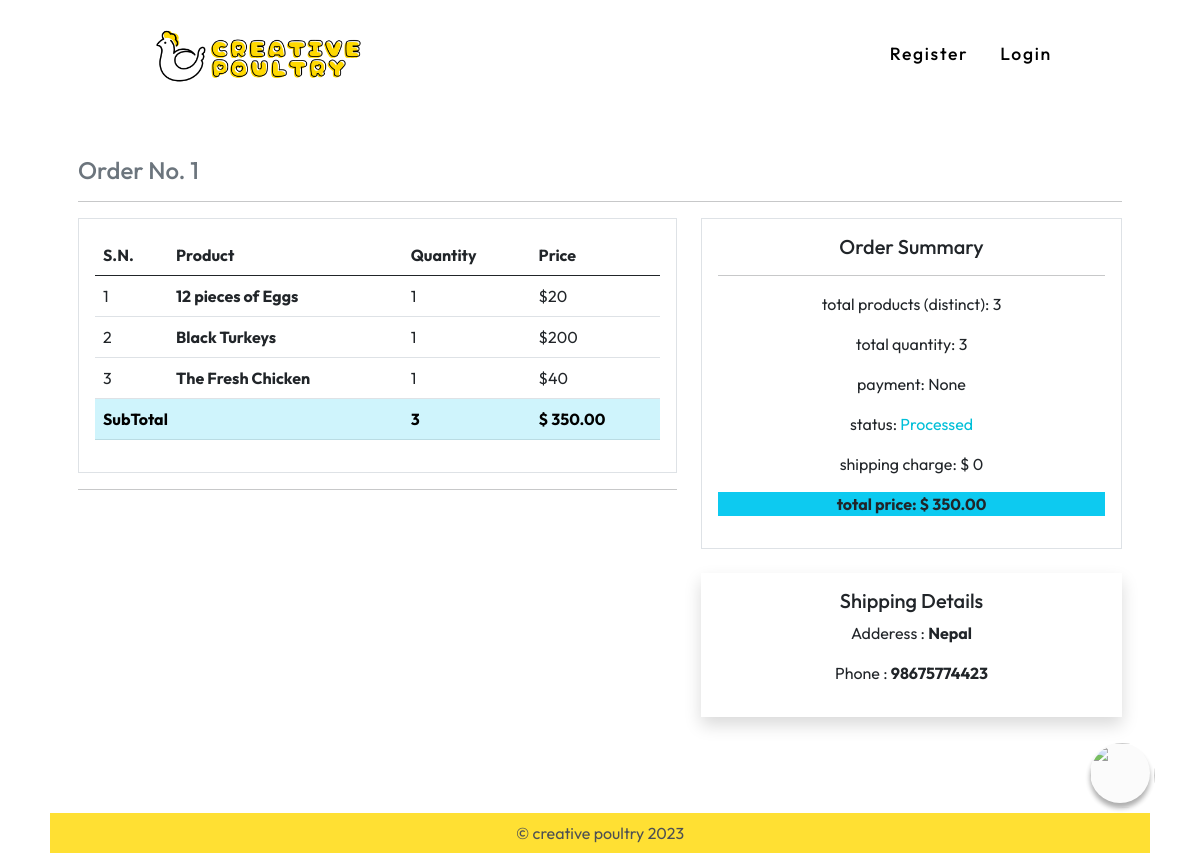
The page /order/1/details on the database its author committed.
### order/models.py (models this page shows, shortened)
class Order(models.Model):
    ORDER_STATUSES = [('Submitted','Submitted'),
                      ('Processed','Processed'),
                      ('Shipped','Shipped'),
                      ('Denied','Denied'),
                      ('Cancelled','Cancelled'),]
    user = models.ForeignKey(User, on_delete=models.CASCADE)
    created_at = models.DateTimeField(auto_now_add=True)
    total_price = models.DecimalField(max_digits=8, decimal_places=2)
    address = models.CharField(max_length=255)
    phone = models.CharField(max_length=20)
    payment_method = models.CharField(max_length=20, null=True)
    status = models.CharField(max_length = 20, choices=ORDER_STATUSES, default='Submitted')
    shippingcharge = models.IntegerField(default=0, null=True)
    promo_code = models.ForeignKey(PromoCode, null=True, blank=True, on_delete=models.SET_NULL)
    discount = models.DecimalField(max_digits=8, decimal_places=2, null=True)
    @property
    def gettotalprice(self):
        from decimal import Decimal
        if self.promo_code:
            discount_percentage = Decimal(self.promo_code.discount_percentage)
            total_price = Decimal(self.total_price)
            discounted_amount = float(total_price - (total_price * (discount_percentage / 100)))
            return discounted_amount
        return Decimal(self.total_price)
    @property
    def alltotalprice(self):
        return self.gettotalprice + int(self.shippingcharge)
    @property
    def get_quantity(self):
        total = sum(item.quantity for item in OrderItem.objects.filter(order=self.id))
        return str(round(total))

class OrderItem(models.Model):
    order = models.ForeignKey(Order, on_delete=models.CASCADE)
    product = models.ForeignKey(Product, on_delete=models.CASCADE, null=True)
    quantity = models.IntegerField(default=1)
    price = models.IntegerField(null=False, default=0)

### product/models.py (models this page shows, shortened)
class Product(models.Model):
    category = models.ForeignKey(Category, on_delete=models.CASCADE)
    creator = models.ForeignKey(User, on_delete=models.CASCADE)
    name = models.CharField(max_length=100, null=False)
    desc = models.TextField(null=False)
    price = models.IntegerField(default=0, null=False)
    discount = models.IntegerField(default=0, null=False)
    image = models.ImageField(upload_to='product_images', null=False)
    stock_quantity = models.PositiveIntegerField(default=0, null=False)

### order/views.py (the view, shortened to what this page needs)
# urls.py: path('<id>/details',orderDetail,name='details'),
def orderDetail(request,id):
    order = Order.objects.get(id=id)
    orderitems = OrderItem.objects.filter(order=order)
    return render(request, 'order/order-detail.html',{'order':order,'orderitems':orderitems})

### product/category_nav.py (called while the page is built)
def navbar(request):
    cartcount =0
    if not request.user.is_anonymous and request.user.is_customer :
        cart = Cart.objects.get(user=request.user)
        cartcount = CartItem.objects.filter(cart=cart).count()
    cats = Category.objects.all()
    return {'categories': cats,'cartcount':cartcount}

### templates/order/order-detail.html (shortened to what this page needs)
{% extends 'base.html' %}
{% block bodyblock %}
<div class="container p-5">
    <h4 class="text-secondary mb-3">Order No. {{order.id}}</h4>
    <hr>
    <div class="row">
        <div class="col-md-7">
            <div class="border p-3">
                <table class="table ">
                    <thead>
                      <tr>
                        <th scope="col">S.N.</th>
                        <th scope="col">Product</th>
                        <th scope="col">Quantity</th>
                        <th scope="col">Price</th>
                      </tr>
                    </thead>
                    <tbody>
            {% for i in orderitems %}
                      <tr>
                        <td scope="row">{{forloop.counter}}</td>
                        <th>{{i.product.name}}</th>
                        <td>{{i.quantity}} </td>
                        <td>${{i.product.price}}</td>
                      </tr>
              {% endfor %}
              <tr class="table-info">
                <th colspan="2">SubTotal</th>
                <th> {{order.get_quantity}} </th>
                <th>$ {{order.total_price}}</th>
              </tr>
                    </tbody>
                  </table>
            </div>
            <hr>
        </div>
        <div class="col-md-5">
            <div class="border p-3 text-center mb-4">
                <h5 class="text-center">Order Summary</h5>
                <hr>
                <p>total products (distinct): {{orderitems|length}} </p>
                <p>total quantity: {{order.get_quantity}} </p>
                <p>payment: <span >{{order.payment_method}}</span></p>
                <p class="">status:  <span class="text-primary">{{order.status}}</span></p>
                  {% if order.status == 'Submitted' %}
                  <p class="">shipping charge:  <span >
                  Your order is under review.
                </span></p>
                <p class="fw-bold bg-info ">total price: $ {{order.gettotalprice}}</p>
                {% elif order.status == 'Denied' %}
                  <p >shipping charge:  <span class="text-danger">
                  This order has been denied. May be there arise some issues. FYI you can message the merchant.
                </span></p>
                  {%else%}
                  <p class="">shipping charge:  <span >
                  $ {{order.shippingcharge}}
                </span></p>
                <p class="fw-bold bg-info ">total price: $ {{order.alltotalprice}}</p>
                {%endif%}
            </div>
            <div class="shadow p-3 text-center">
                <h5 class="text-center">Shipping Details</h5>
                <p>Adderess : <span class="fw-bold">{{order.address}}</span></p>
                <p>Phone : <span class="fw-bold">{{order.phone}}</span></p>
            </div>
        </div>
    </div>
</div>
{% endblock %}

### staticfiles/css/style.css (style rules this page uses)
* { box-sizing: border-box; font-family: "Outfit", sans-serif; scroll-behavior: smooth; }
html, body { height: 90%; }
.text-primary { color: #00bfd8 !important; }

### staticfiles/css/bot.css (style rules this page uses)
* { margin: 0; padding: 0; box-sizing: border-box; }

### rows shown on the page
Order: id "1", get_quantity "3", total_price "350.00", payment_method "None", status "Processed", shippingcharge "0", alltotalprice "350.00", address "Nepal", phone "98675774423"
OrderItem: product.name "12 pieces of Eggs", quantity "1", product.price "20"
OrderItem: product.name "Black Turkeys", quantity "1", product.price "200"
OrderItem: product.name "The Fresh Chicken", quantity "1", product.price "40"

### other values the page prints
{{ orderitems|length }} "3"
